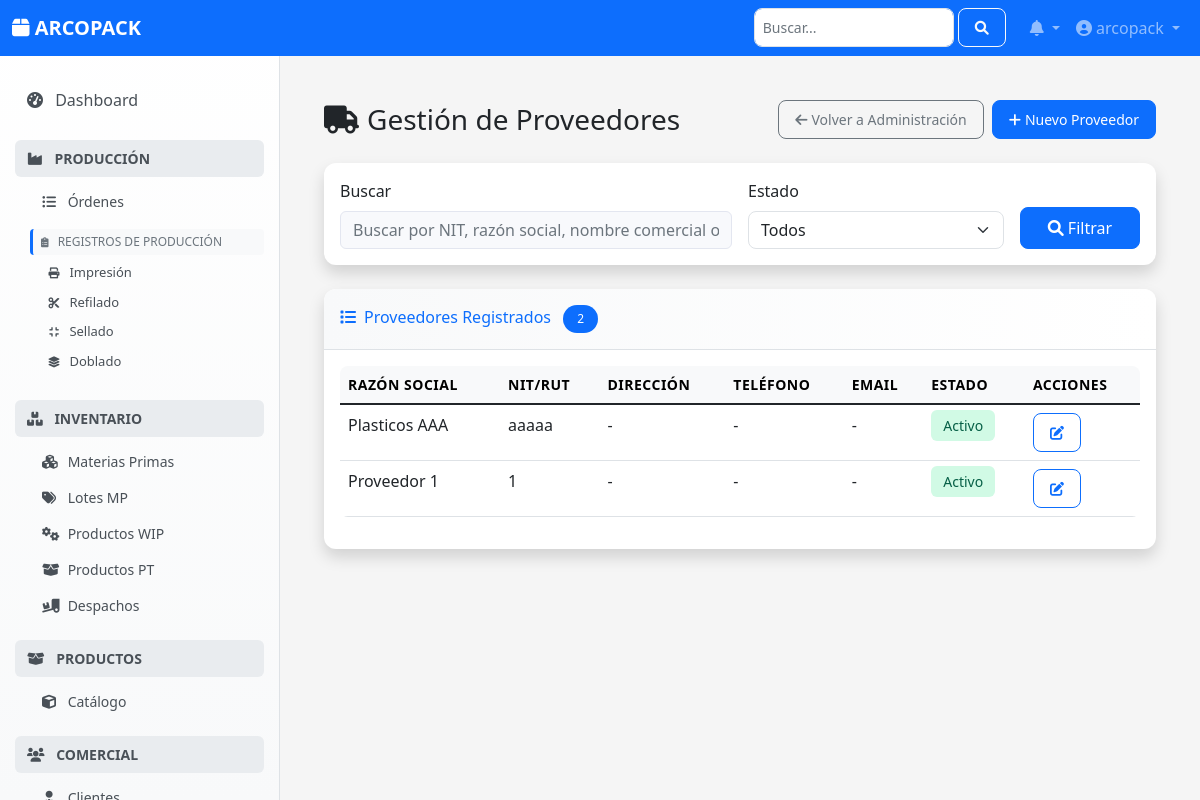
The page /configuracion/proveedores/ (signed in) on the database its author committed.
### configuracion/models.py (models this page shows, shortened)
class Proveedor(models.Model):
    nit = models.CharField(max_length=20, unique=True, verbose_name="NIT/RUT")
    razon_social = models.CharField(max_length=255, verbose_name="Razón Social")
    nombre_comercial = models.CharField(max_length=255, blank=True, verbose_name="Nombre Comercial")
    direccion = models.CharField(max_length=255, blank=True); ciudad = models.CharField(max_length=100, blank=True)
    telefono = models.CharField(max_length=50, blank=True); email = models.EmailField(blank=True)
    contacto_principal = models.CharField(max_length=150, blank=True)
    dias_credito = models.PositiveIntegerField(default=0, verbose_name="Días de Crédito")
    is_active = models.BooleanField(default=True, verbose_name="Activo")
    creado_en = models.DateTimeField(auto_now_add=True, editable=False); actualizado_en = models.DateTimeField(auto_now=True, editable=False)
    class Meta:
        verbose_name = "Proveedor"
        verbose_name_plural = "Proveedores"
        ordering = ['razon_social']

### configuracion/views.py (the view)
# urls.py: path('proveedores/', views.ProveedorListView.as_view(), name='proveedor-list'),
class ProveedorListView(LoginRequiredMixin, ListView):
    model = Proveedor
    template_name = 'configuracion/proveedor_list.html'
    context_object_name = 'proveedores'
    paginate_by = 20
    def get_queryset(self):
        queryset = Proveedor.objects.all()
        search = self.request.GET.get('search')
        activo = self.request.GET.get('activo')
        if search:
            queryset = queryset.filter(
                Q(nit__icontains=search) | Q(razon_social__icontains=search) |
                Q(nombre_comercial__icontains=search) | Q(ciudad__icontains=search)
            )
        if activo:
            queryset = queryset.filter(is_active=activo == 'true')
        return queryset.order_by('razon_social')

### notificaciones/context_processors.py (called while the page is built)
def notifications(request):
    if request.user.is_authenticated:
        notificaciones_no_leidas = Notificacion.objects.filter(
            usuario=request.user,
            leida=False
        ).count()
        notificaciones = Notificacion.objects.filter(
            usuario=request.user
        ).order_by('-fecha_creacion')[:5]
        return {
            'notificaciones': notificaciones,
            'notificaciones_no_leidas': notificaciones_no_leidas
        }
    return {
        'notificaciones': [],
        'notificaciones_no_leidas': 0
    }

### configuracion/templates/configuracion/proveedor_list.html (shortened to what this page needs)
{% extends "base.html" %}
{% load static %}
{% block content %}
<div class="container-fluid">
    <div class="d-sm-flex align-items-center justify-content-between mb-4">
        <h1 class="h3 mb-0 text-gray-800">
            <i class="fas fa-truck me-2"></i>Gestión de Proveedores
        </h1>
        <div class="d-sm-flex">
            <a href="{% url 'configuracion_web:administracion-dashboard' %}" class="btn btn-outline-secondary btn-sm me-2">
                <i class="fas fa-arrow-left me-1"></i>Volver a Administración
            </a>
            <a href="{% url 'configuracion_web:proveedor-create' %}" class="btn btn-primary btn-sm">
                <i class="fas fa-plus me-1"></i>Nuevo Proveedor
            </a>
        </div>
    </div>
    <div class="card shadow mb-4">
        <div class="card-body">
            <form method="get" class="row g-3">
                <div class="col-md-6">
                    <label for="search" class="form-label">Buscar</label>
                    <input type="text" class="form-control search-box" id="search" name="search"
                           value="{{ request.GET.search|default:'' }}"
                           placeholder="Buscar por NIT, razón social, nombre comercial o ciudad...">
                </div>
                <div class="col-md-4">
                    <label for="activo" class="form-label">Estado</label>
                    <select class="form-select" id="activo" name="activo">
                        <option value="">Todos</option>
                    </select>
                </div>
                <div class="col-md-2 d-flex align-items-end">
                    <button type="submit" class="btn btn-primary w-100">
                        <i class="fas fa-search me-1"></i>Filtrar
                    </button>
                </div>
            </form>
        </div>
    </div>
    <div class="card shadow mb-4">
        <div class="card-header py-3">
            <h6 class="m-0 font-weight-bold text-primary">
                <i class="fas fa-list me-2"></i>Proveedores Registrados
                <span class="badge bg-primary ms-2">{{ proveedores|length }}</span>
            </h6>
        </div>
        <div class="card-body">
            {% if proveedores %}
                <div class="table-responsive">
                    <table class="table table-hover">
                        <thead class="table-light">
                            <tr>
                                <th>Razón Social</th>
                                <th>NIT/RUT</th>
                                <th>Dirección</th>
                                <th>Teléfono</th>
                                <th>Email</th>
                                <th>Estado</th>
                                <th>Acciones</th>
                            </tr>
                        </thead>
                        <tbody>
                            {% for proveedor in proveedores %}
                            <tr>
                                <td>{{ proveedor.razon_social }}</td>
                                <td>{{ proveedor.nit|default:"-" }}</td>
                                <td>{{ proveedor.direccion|default:"-" }}</td>
                                <td>{{ proveedor.telefono|default:"-" }}</td>
                                <td>{{ proveedor.email|default:"-" }}</td>
                                <td>
                                    <span class="status-badge {% if proveedor.is_active %}status-activo{% else %}status-inactivo{% endif %}">
                                        {% if proveedor.is_active %}Activo{% else %}Inactivo{% endif %}
                                    </span>
                                </td>
                                <td>
                                    <div class="btn-group" role="group">
                                        <a href="{% url 'configuracion_web:proveedor-update' proveedor.pk %}"
                                           class="btn btn-sm btn-outline-primary" title="Editar">
                                            <i class="fas fa-edit"></i>
                                        </a>
                                    </div>
                                </td>
                            </tr>
                            {% endfor %}
                        </tbody>
                    </table>
                </div>
            {% endif %}
        </div>
    </div>
</div>
{% endblock %}

### templates/layouts/navbar.html (shortened to what this page needs)
<nav class="navbar navbar-expand-lg navbar-dark bg-primary fixed-top">
    <div class="container-fluid">
        <a class="navbar-brand" href="{% url 'root' %}">
            <i class="fas fa-box"></i> ARCOPACK
        </a>
        <div class="collapse navbar-collapse" id="navbarNav">
            <ul class="navbar-nav ms-auto">
                <li class="nav-item me-3">
                    <form class="d-flex" role="search">
                        <input class="form-control form-control-sm" type="search" placeholder="Buscar..." aria-label="Search">
                        <button class="btn btn-outline-light btn-sm ms-1" type="submit">
                            <i class="fas fa-search"></i>
                        </button>
                    </form>
                </li>
                <li class="nav-item dropdown">
                    <a class="nav-link dropdown-toggle position-relative" href="#" id="notificationsDropdown" role="button"
                       data-bs-toggle="dropdown">
                        <i class="fas fa-bell"></i>
                    </a>
                </li>
                <li class="nav-item dropdown">
                    <a class="nav-link dropdown-toggle" href="#" id="userDropdown" role="button"
                       data-bs-toggle="dropdown">
                        <i class="fas fa-user-circle"></i> {{ user.get_full_name|default:user.username }}
                    </a>
                </li>
            </ul>
        </div>
    </div>
</nav>

### templates/base.html (style rules this page uses)
:root { --primary-color: #0d6efd; --secondary-color: #6c757d; --success-color: #198754; --warning-color: #ffc107; --danger-color: #dc3545; --info-color: #0dcaf0; --light-color: #f8f9fa; --dark-color: #212529; --sidebar-width: 280px; }
body { font-family: 'Segoe UI', Tahoma, Geneva, Verdana, sans-serif; background-color: #f5f5f5; }
.card { border: none; border-radius: 12px; box-shadow: 0 2px 10px rgba(0, 0, 0, 0.08); margin-bottom: 1.5rem; transition: all 0.3s ease; }
.card-header { background: linear-gradient(90deg, var(--light-color) 0%, #ffffff 100%); border-bottom: 1px solid #dee2e6; border-radius: 12px 12px 0 0 !important; font-weight: 600; }
.btn { border-radius: 8px; font-weight: 500; padding: 0.5rem 1rem; transition: all 0.2s ease; }
.form-control, .form-select { border-radius: 8px; border: 1px solid #dee2e6; transition: all 0.2s ease; }
.table { border-radius: 8px; overflow: hidden; }
.table th { background-color: var(--light-color); border: none; font-weight: 600; text-transform: uppercase; font-size: 0.875rem; letter-spacing: 0.5px; }
.badge { padding: 0.5rem 0.875rem; border-radius: 20px; font-weight: 500; font-size: 0.75rem; }
.fade-in { animation: fadeIn 0.5s ease-out; }

### configuracion/templates/configuracion/proveedor_list.html (style rules this page uses)
.status-badge { padding: 0.375rem 0.75rem; border-radius: 0.375rem; font-size: 0.875rem; font-weight: 500; }
.status-activo { background-color: #d1fae5; color: #065f46; }
.search-box { background: #f8f9fc; border: 1px solid #e3e6f0; border-radius: 0.375rem; }

### templates/layouts/navbar.html (style rules this page uses)
.navbar-brand { font-weight: 600; font-size: 1.25rem; }
.form-control-sm { width: 200px; }

### rows shown on the page
Proveedor: razon_social "Plasticos AAA", nit "aaaaa", direccion "-", telefono "-", email "-", is_active "Activo"
Proveedor: razon_social "Proveedor 1", nit "1", direccion "-", telefono "-", email "-", is_active "Activo"

### other values the page prints
{{ user.get_full_name|default:user.username }} "arcopack"
{{ proveedores|length }} "2"
